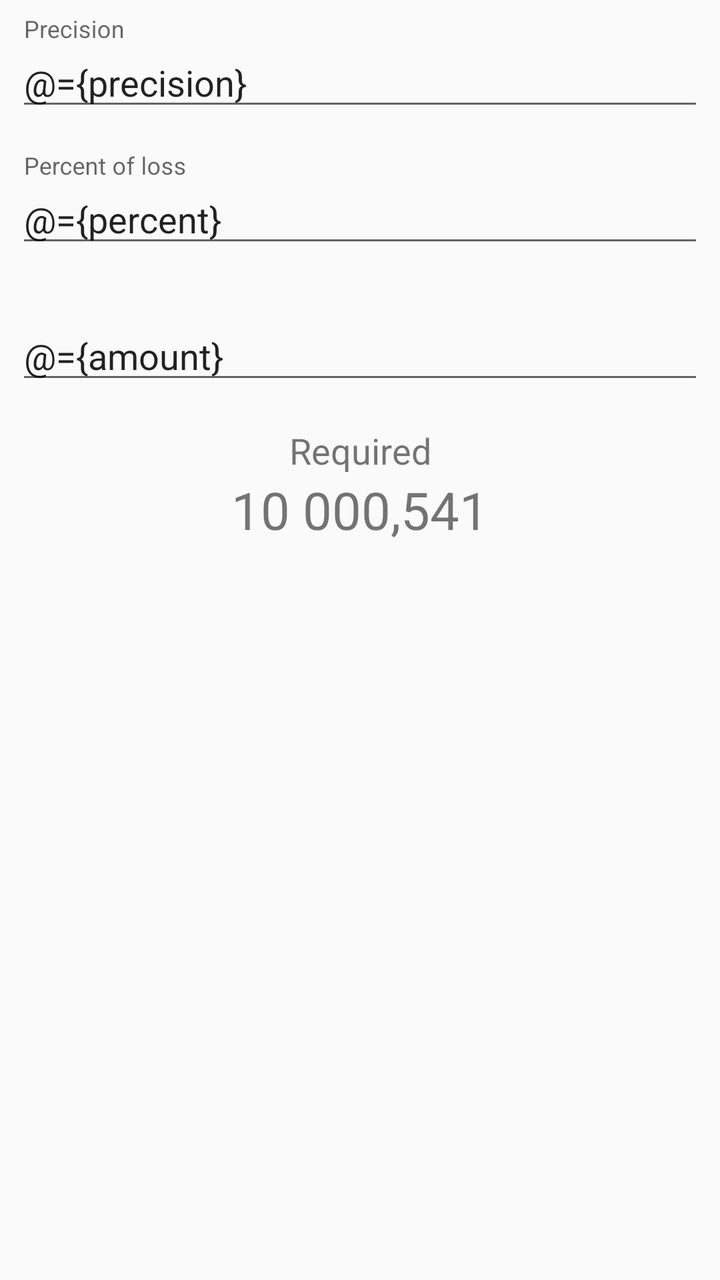
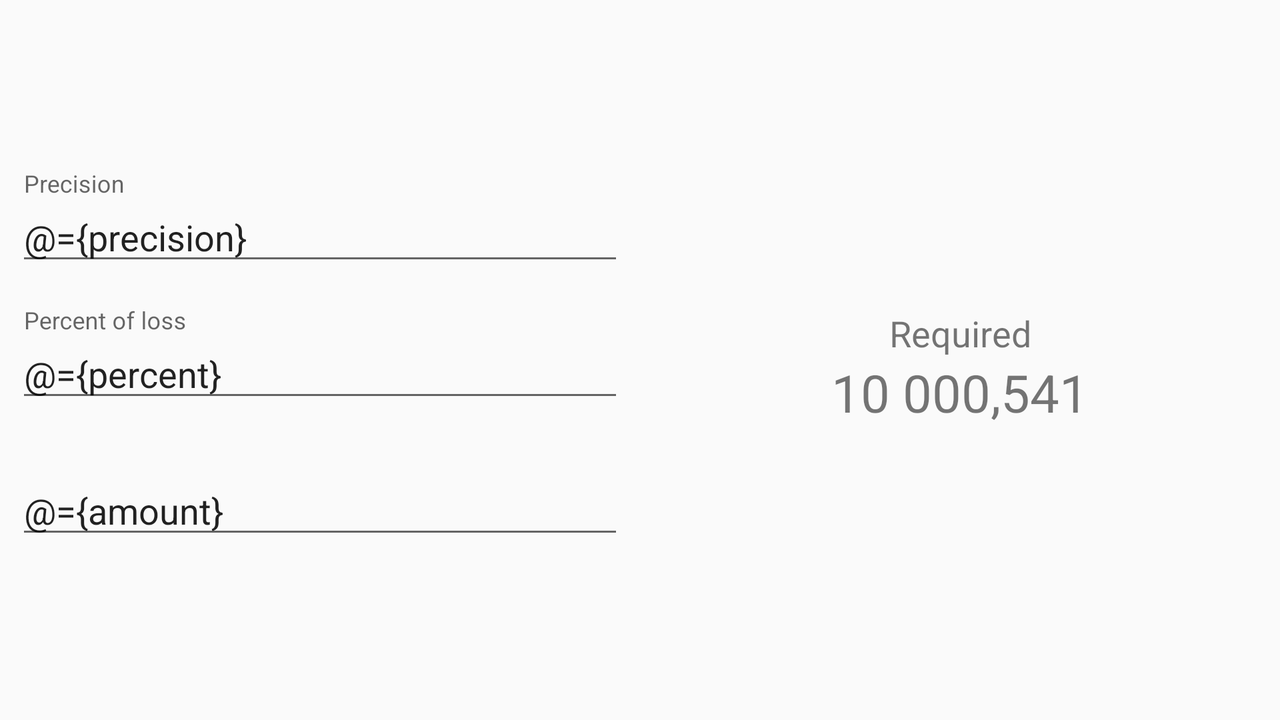

First picture: res/layout/ on a phone held upright. Second picture: the repository's own variant of that layout, on a device whose configuration matches the variant's folder. Source for both follows.
<!-- AndroidManifest.xml: application theme AppTheme -->
<!-- res/layout/calc_screen.xml -->
<?xml version="1.0" encoding="utf-8"?>
<layout xmlns:android="http://schemas.android.com/apk/res/android"
    xmlns:tools="http://schemas.android.com/tools"
    tools:context=".ui.MainActivity">

    <data>
        <variable
            name="precision"
            type="android.databinding.ObservableField&lt;String&gt;" />
        <variable
            name="percent"
            type="android.databinding.ObservableField&lt;String&gt;" />
        <variable
            name="amount"
            type="android.databinding.ObservableField&lt;String&gt;" />
        <variable
            name="result"
            type="android.databinding.ObservableField&lt;String&gt;" />
    </data>

    <LinearLayout
        android:layout_width="match_parent"
        android:layout_height="match_parent"
        android:orientation="vertical">

        <android.support.design.widget.TextInputLayout
            android:layout_width="match_parent"
            android:layout_height="wrap_content"
            android:layout_margin="8dp">

            <android.support.design.widget.TextInputEditText
                android:id="@+id/et_precision"
                android:layout_width="match_parent"
                android:layout_height="wrap_content"
                android:hint="@string/str_precision"
                android:inputType="number|none"
                android:text="@={precision}"
                />
        </android.support.design.widget.TextInputLayout>

        <android.support.design.widget.TextInputLayout
            android:layout_width="match_parent"
            android:layout_height="wrap_content"
            android:layout_margin="8dp">

            <android.support.design.widget.TextInputEditText
                android:id="@+id/et_percent"
                android:layout_width="match_parent"
                android:layout_height="wrap_content"
                android:hint="@string/str_percent_of_loss"
                android:inputType="numberDecimal|number"
                android:text="@={percent}"
                />
        </android.support.design.widget.TextInputLayout>

        <android.support.design.widget.TextInputLayout
            android:id="@+id/til_amount"
            android:layout_width="match_parent"
            android:layout_height="wrap_content"
            android:layout_margin="8dp">

            <android.support.design.widget.TextInputEditText
                android:id="@+id/et_amount"
                android:layout_width="match_parent"
                android:layout_height="wrap_content"
                android:inputType="numberDecimal|number"
                android:text="@={amount}"/>
        </android.support.design.widget.TextInputLayout>

        <TextView
            android:id="@+id/tv_result_caption"
            android:layout_width="match_parent"
            android:layout_height="wrap_content"
            android:layout_marginStart="8dp"
            android:layout_marginTop="8dp"
            android:layout_marginEnd="8dp"
            android:gravity="center"
            android:textSize="18sp"
            tools:text="@string/str_required" />

        <TextView
            android:id="@+id/tv_result"
            android:layout_width="match_parent"
            android:layout_height="wrap_content"
            android:layout_marginStart="8dp"
            android:layout_marginEnd="8dp"
            android:gravity="center"
            android:textSize="26sp"
            android:text="@{result}"
            tools:text="10 000,541" />

    </LinearLayout>

</layout>
<!-- resources referenced by this layout -->
<resources>
  <string name="str_percent_of_loss">Percent of loss</string>
  <string name="str_precision">Precision</string>
  <string name="str_required">Required</string>
  <style name="AppTheme" parent="Theme.AppCompat.Light.NoActionBar">
          
          <item name="colorPrimary">@color/colorPrimary</item>
          <item name="colorPrimaryDark">@color/colorPrimaryDark</item>
          <item name="colorAccent">@color/colorAccent</item>
      </style>
</resources>
<!-- res/layout-land/calc_screen.xml (the repository's variant of the layout above) -->
<!-- drawn on the phone turned sideways -->
<?xml version="1.0" encoding="utf-8"?>
<layout xmlns:android="http://schemas.android.com/apk/res/android"
    xmlns:tools="http://schemas.android.com/tools"
    tools:context=".ui.MainActivity">

    <data>
        <variable
            name="precision"
            type="android.databinding.ObservableField&lt;String&gt;" />
        <variable
            name="percent"
            type="android.databinding.ObservableField&lt;String&gt;" />
        <variable
            name="amount"
            type="android.databinding.ObservableField&lt;String&gt;" />
        <variable
            name="result"
            type="android.databinding.ObservableField&lt;String&gt;" />
    </data>

    <LinearLayout
        android:layout_width="match_parent"
        android:layout_height="match_parent"
        android:orientation="horizontal"
        >
        <LinearLayout
            android:layout_width="0dp"
            android:layout_height="match_parent"
            android:orientation="vertical"
            android:layout_weight="1"
            android:gravity="center_vertical"
            >

            <android.support.design.widget.TextInputLayout
                android:layout_width="match_parent"
                android:layout_height="wrap_content"
                android:layout_margin="8dp">

                <android.support.design.widget.TextInputEditText
                    android:id="@+id/et_precision"
                    android:layout_width="match_parent"
                    android:layout_height="wrap_content"
                    android:hint="@string/str_precision"
                    android:inputType="number|none"
                    android:text="@={precision}"
                    />
            </android.support.design.widget.TextInputLayout>

            <android.support.design.widget.TextInputLayout
                android:layout_width="match_parent"
                android:layout_height="wrap_content"
                android:layout_margin="8dp">

                <android.support.design.widget.TextInputEditText
                    android:id="@+id/et_percent"
                    android:layout_width="match_parent"
                    android:layout_height="wrap_content"
                    android:hint="@string/str_percent_of_loss"
                    android:inputType="numberDecimal|number"
                    android:text="@={percent}"
                    />
            </android.support.design.widget.TextInputLayout>

            <android.support.design.widget.TextInputLayout
                android:id="@+id/til_amount"
                android:layout_width="match_parent"
                android:layout_height="wrap_content"
                android:layout_margin="8dp">

                <android.support.design.widget.TextInputEditText
                    android:id="@+id/et_amount"
                    android:layout_width="match_parent"
                    android:layout_height="wrap_content"
                    android:inputType="numberDecimal|number"
                    android:text="@={amount}"/>
            </android.support.design.widget.TextInputLayout>

        </LinearLayout>

        <LinearLayout
            android:layout_width="0dp"
            android:layout_height="match_parent"
            android:orientation="vertical"
            android:layout_weight="1"
            android:gravity="center_vertical"
            >
            <TextView
                android:id="@+id/tv_result_caption"
                android:layout_width="match_parent"
                android:layout_height="wrap_content"
                android:layout_marginStart="8dp"
                android:layout_marginTop="8dp"
                android:layout_marginEnd="8dp"
                android:gravity="center"
                android:textSize="18sp"
                tools:text="@string/str_required" />

            <TextView
                android:id="@+id/tv_result"
                android:layout_width="match_parent"
                android:layout_height="wrap_content"
                android:layout_marginStart="8dp"
                android:layout_marginEnd="8dp"
                android:gravity="center"
                android:textSize="26sp"
                android:text="@{result}"
                tools:text="10 000,541" />

        </LinearLayout>



    </LinearLayout>

</layout>
